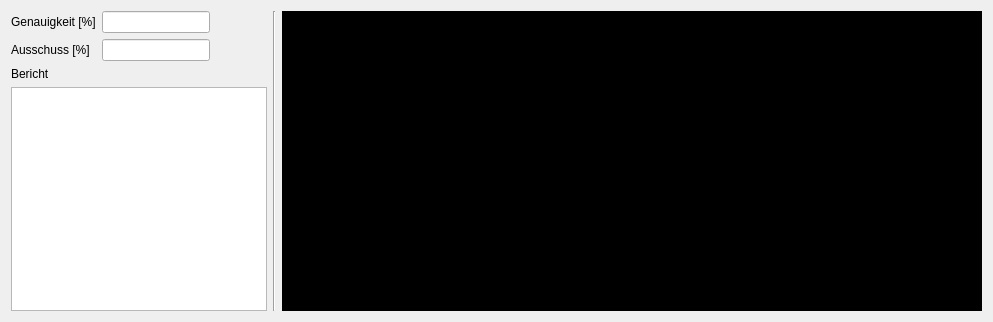
      <widget class="QWidget" name="resultsTab">
       <attribute name="title">
        <string>Auswertung</string>
       </attribute>
       <layout class="QHBoxLayout" name="horizontalLayout_10">
        <item>
         <layout class="QHBoxLayout" name="horizontalLayout_9">
          <item>
           <layout class="QVBoxLayout" name="verticalLayout_8">
            <item>
             <layout class="QHBoxLayout" name="horizontalLayout_8">
              <item>
               <layout class="QGridLayout" name="gridLayout_2">
                <item row="0" column="0">
                 <widget class="QLabel" name="label_4">
                  <property name="text">
                   <string>Genauigkeit [%]</string>
                  </property>
                 </widget>
                </item>
                <item row="0" column="1">
                 <widget class="QLineEdit" name="predictionAccuracyLineEdit">
                  <property name="readOnly">
                   <bool>true</bool>
                  </property>
                 </widget>
                </item>
                <item row="1" column="0">
                 <widget class="QLabel" name="label_6">
                  <property name="text">
                   <string>Ausschuss [%]</string>
                  </property>
                 </widget>
                </item>
                <item row="1" column="1">
                 <widget class="QLineEdit" name="junkPercentageLineEdit">
                  <property name="readOnly">
                   <bool>true</bool>
                  </property>
                 </widget>
                </item>
               </layout>
              </item>
              <item>
               <spacer name="horizontalSpacer_3">
                <property name="orientation">
                 <enum>Qt::Horizontal</enum>
                </property>
                <property name="sizeHint" stdset="0">
                 <size>
                  <width>40</width>
                  <height>20</height>
                 </size>
                </property>
               </spacer>
              </item>
             </layout>
            </item>
            <item>
             <widget class="QLabel" name="label">
              <property name="text">
               <string>Bericht</string>
              </property>
             </widget>
            </item>
            <item>
             <widget class="QPlainTextEdit" name="reportTextEdit"/>
            </item>
           </layout>
          </item>
          <item>
           <widget class="Line" name="line_2">
            <property name="orientation">
             <enum>Qt::Vertical</enum>
            </property>
           </widget>
          </item>
          <item>
           <widget class="QLabel" name="plotLabel1">
            <property name="minimumSize">
             <size>
              <width>700</width>
              <height>300</height>
             </size>
            </property>
            <property name="palette">
             <palette>
              <active>
               <colorrole role="WindowText">
                <brush brushstyle="SolidPattern">
                 <color alpha="255">
                  <red>255</red>
                  <green>255</green>
                  <blue>255</blue>
                 </color>
                </brush>
               </colorrole>
               <colorrole role="Button">
                <brush brushstyle="SolidPattern">
                 <color alpha="255">
                  <red>0</red>
                  <green>0</green>
                  <blue>0</blue>
                 </color>
                </brush>
               </colorrole>
               <colorrole role="Light">
                <brush brushstyle="SolidPattern">
                 <color alpha="255">
                  <red>0</red>
                  <green>0</green>
                  <blue>0</blue>
                 </color>
                </brush>
               </colorrole>
               <colorrole role="Midlight">
                <brush brushstyle="SolidPattern">
                 <color alpha="255">
                  <red>0</red>
                  <green>0</green>
                  <blue>0</blue>
                 </color>
                </brush>
               </colorrole>
               <colorrole role="Dark">
                <brush brushstyle="SolidPattern">
                 <color alpha="255">
                  <red>0</red>
                  <green>0</green>
                  <blue>0</blue>
                 </color>
                </brush>
               </colorrole>
               <colorrole role="Mid">
                <brush brushstyle="SolidPattern">
                 <color alpha="255">
                  <red>0</red>
                  <green>0</green>
                  <blue>0</blue>
                 </color>
                </brush>
               </colorrole>
               <colorrole role="Text">
                <brush brushstyle="SolidPattern">
                 <color alpha="255">
                  <red>255</red>
                  <green>255</green>
                  <blue>255</blue>
                 </color>
                </brush>
               </colorrole>
               <colorrole role="BrightText">
                <brush brushstyle="SolidPattern">
                 <color alpha="255">
                  <red>255</red>
                  <green>255</green>
                  <blue>255</blue>
                 </color>
                </brush>
               </colorrole>
               <colorrole role="ButtonText">
                <brush brushstyle="SolidPattern">
                 <color alpha="255">
                  <red>255</red>
                  <green>255</green>
                  <blue>255</blue>
                 </color>
                </brush>
               </colorrole>
               <colorrole role="Base">
                <brush brushstyle="SolidPattern">
                 <color alpha="255">
                  <red>0</red>
                  <green>0</green>
                  <blue>0</blue>
                 </color>
                </brush>
               </colorrole>
               <colorrole role="Window">
                <brush brushstyle="SolidPattern">
                 <color alpha="255">
                  <red>0</red>
                  <green>0</green>
                  <blue>0</blue>
                 </color>
                </brush>
               </colorrole>
               <colorrole role="Shadow">
                <brush brushstyle="SolidPattern">
                 <color alpha="255">
                  <red>0</red>
                  <green>0</green>
                  <blue>0</blue>
                 </color>
                </brush>
               </colorrole>
               <colorrole role="AlternateBase">
                <brush brushstyle="SolidPattern">
                 <color alpha="255">
                  <red>0</red>
                  <green>0</green>
                  <blue>0</blue>
                 </color>
                </brush>
               </colorrole>
               <colorrole role="ToolTipBase">
                <brush brushstyle="SolidPattern">
                 <color alpha="255">
                  <red>255</red>
                  <green>255</green>
                  <blue>220</blue>
                 </color>
                </brush>
               </colorrole>
               <colorrole role="ToolTipText">
                <brush brushstyle="SolidPattern">
                 <color alpha="255">
                  <red>0</red>
                  <green>0</green>
                  <blue>0</blue>
                 </color>
                </brush>
               </colorrole>
              </active>
              <inactive>
               <colorrole role="WindowText">
                <brush brushstyle="SolidPattern">
                 <color alpha="255">
                  <red>255</red>
                  <green>255</green>
                  <blue>255</blue>
                 </color>
                </brush>
               </colorrole>
               <colorrole role="Button">
                <brush brushstyle="SolidPattern">
                 <color alpha="255">
                  <red>0</red>
                  <green>0</green>
                  <blue>0</blue>
                 </color>
                </brush>
               </colorrole>
               <colorrole role="Light">
                <brush brushstyle="SolidPattern">
                 <color alpha="255">
                  <red>0</red>
                  <green>0</green>
                  <blue>0</blue>
                 </color>
                </brush>
               </colorrole>
               <colorrole role="Midlight">
                <brush brushstyle="SolidPattern">
                 <color alpha="255">
                  <red>0</red>
                  <green>0</green>
                  <blue>0</blue>
                 </color>
                </brush>
               </colorrole>
               <colorrole role="Dark">
                <brush brushstyle="SolidPattern">
                 <color alpha="255">
                  <red>0</red>
                  <green>0</green>
                  <blue>0</blue>
                 </color>
                </brush>
               </colorrole>
               <colorrole role="Mid">
                <brush brushstyle="SolidPattern">
                 <color alpha="255">
                  <red>0</red>
                  <green>0</green>
                  <blue>0</blue>
                 </color>
                </brush>
               </colorrole>
               <colorrole role="Text">
                <brush brushstyle="SolidPattern">
                 <color alpha="255">
                  <red>255</red>
                  <green>255</green>
                  <blue>255</blue>
                 </color>
                </brush>
               </colorrole>
               <colorrole role="BrightText">
                <brush brushstyle="SolidPattern">
                 <color alpha="255">
                  <red>255</red>
                  <green>255</green>
                  <blue>255</blue>
                 </color>
                </brush>
               </colorrole>
               <colorrole role="ButtonText">
                <brush brushstyle="SolidPattern">
                 <color alpha="255">
                  <red>255</red>
                  <green>255</green>
                  <blue>255</blue>
                 </color>
                </brush>
               </colorrole>
               <colorrole role="Base">
                <brush brushstyle="SolidPattern">
                 <color alpha="255">
                  <red>0</red>
                  <green>0</green>
                  <blue>0</blue>
                 </color>
                </brush>
               </colorrole>
               <colorrole role="Window">
                <brush brushstyle="SolidPattern">
                 <color alpha="255">
                  <red>0</red>
                  <green>0</green>
                  <blue>0</blue>
                 </color>
                </brush>
               </colorrole>
               <colorrole role="Shadow">
                <brush brushstyle="SolidPattern">
                 <color alpha="255">
                  <red>0</red>
                  <green>0</green>
                  <blue>0</blue>
                 </color>
                </brush>
               </colorrole>
               <colorrole role="AlternateBase">
                <brush brushstyle="SolidPattern">
                 <color alpha="255">
                  <red>0</red>
                  <green>0</green>
                  <blue>0</blue>
                 </color>
                </brush>
               </colorrole>
               <colorrole role="ToolTipBase">
                <brush brushstyle="SolidPattern">
                 <color alpha="255">
                  <red>255</red>
                  <green>255</green>
                  <blue>220</blue>
                 </color>
                </brush>
               </colorrole>
               <colorrole role="ToolTipText">
                <brush brushstyle="SolidPattern">
                 <color alpha="255">
                  <red>0</red>
                  <green>0</green>
                  <blue>0</blue>
                 </color>
                </brush>
               </colorrole>
              </inactive>
              <disabled>
               <colorrole role="WindowText">
                <brush brushstyle="SolidPattern">
                 <color alpha="255">
                  <red>0</red>
                  <green>0</green>
                  <blue>0</blue>
                 </color>
                </brush>
               </colorrole>
               <colorrole role="Button">
                <brush brushstyle="SolidPattern">
                 <color alpha="255">
                  <red>0</red>
                  <green>0</green>
                  <blue>0</blue>
                 </color>
                </brush>
               </colorrole>
               <colorrole role="Light">
                <brush brushstyle="SolidPattern">
                 <color alpha="255">
                  <red>0</red>
                  <green>0</green>
                  <blue>0</blue>
                 </color>
                </brush>
               </colorrole>
               <colorrole role="Midlight">
                <brush brushstyle="SolidPattern">
                 <color alpha="255">
                  <red>0</red>
                  <green>0</green>
                  <blue>0</blue>
                 </color>
                </brush>
               </colorrole>
               <colorrole role="Dark">
                <brush brushstyle="SolidPattern">
                 <color alpha="255">
                  <red>0</red>
                  <green>0</green>
                  <blue>0</blue>
                 </color>
                </brush>
               </colorrole>
               <colorrole role="Mid">
                <brush brushstyle="SolidPattern">
                 <color alpha="255">
                  <red>0</red>
                  <green>0</green>
                  <blue>0</blue>
                 </color>
                </brush>
               </colorrole>
               <colorrole role="Text">
                <brush brushstyle="SolidPattern">
                 <color alpha="255">
                  <red>0</red>
                  <green>0</green>
                  <blue>0</blue>
                 </color>
                </brush>
               </colorrole>
               <colorrole role="BrightText">
                <brush brushstyle="SolidPattern">
                 <color alpha="255">
                  <red>255</red>
                  <green>255</green>
                  <blue>255</blue>
                 </color>
                </brush>
               </colorrole>
               <colorrole role="ButtonText">
                <brush brushstyle="SolidPattern">
                 <color alpha="255">
                  <red>0</red>
                  <green>0</green>
                  <blue>0</blue>
                 </color>
                </brush>
               </colorrole>
               <colorrole role="Base">
                <brush brushstyle="SolidPattern">
                 <color alpha="255">
                  <red>0</red>
                  <green>0</green>
                  <blue>0</blue>
                 </color>
                </brush>
               </colorrole>
               <colorrole role="Window">
                <brush brushstyle="SolidPattern">
                 <color alpha="255">
                  <red>0</red>
                  <green>0</green>
                  <blue>0</blue>
                 </color>
                </brush>
               </colorrole>
               <colorrole role="Shadow">
                <brush brushstyle="SolidPattern">
                 <color alpha="255">
                  <red>0</red>
                  <green>0</green>
                  <blue>0</blue>
                 </color>
                </brush>
               </colorrole>
               <colorrole role="AlternateBase">
                <brush brushstyle="SolidPattern">
                 <color alpha="255">
                  <red>0</red>
                  <green>0</green>
                  <blue>0</blue>
                 </color>
                </brush>
               </colorrole>
               <colorrole role="ToolTipBase">
                <brush brushstyle="SolidPattern">
                 <color alpha="255">
                  <red>255</red>
                  <green>255</green>
                  <blue>220</blue>
                 </color>
                </brush>
               </colorrole>
               <colorrole role="ToolTipText">
                <brush brushstyle="SolidPattern">
                 <color alpha="255">
                  <red>0</red>
                  <green>0</green>
                  <blue>0</blue>
                 </color>
                </brush>
               </colorrole>
              </disabled>
             </palette>
            </property>
            <property name="autoFillBackground">
             <bool>true</bool>
            </property>
            <property name="text">
             <string/>
            </property>
           </widget>
          </item>
         </layout>
        </item>
       </layout>
      </widget>
